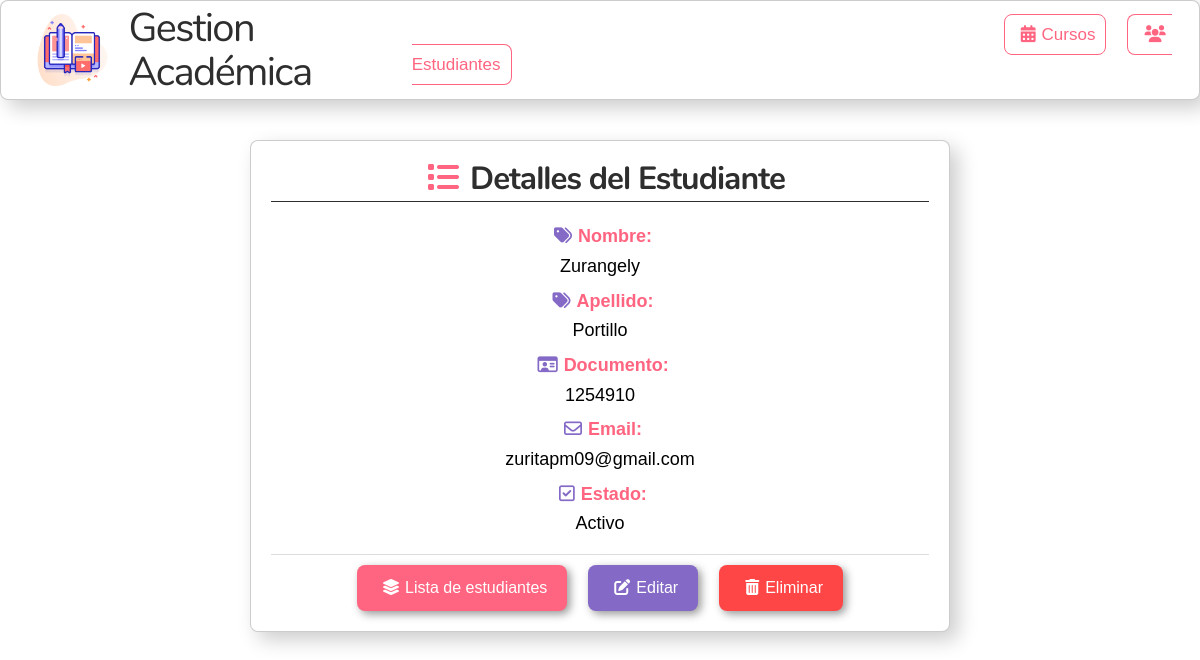
The page /api/student_detail/5 on the database its author committed.
### students/models.py (models this page shows, shortened)
class Student(models.Model):
    name = models.CharField(max_length=50)
    last_name = models.CharField(max_length=50)
    document = models.CharField(max_length=20, unique=True)
    email = models.EmailField()
    status = models.BooleanField(default=True)

### students/views.py (the view)
# urls.py: path("student_detail/<int:id>", views.student_detail, name="student_detail"),
def student_detail(request, id):
    students = Student.objects.get(id=id)
    return render(request, "students/student_detail.html", {'students': students})

### templates/students/student_detail.html (shortened to what this page needs)
{% extends 'base.html' %}
{% load static %}
{% block content %}
<!DOCTYPE html>
<html lang="en">
<head>
    <link rel="stylesheet" href="{% static 'css/style-detail.css' %}">
</head>
<body>
    <div class="container">
        <h3 class="titulo"><i class="fa fa-list mx-2" style="color: #FF6580; border-color: #FF6580;"></i>Detalles del Estudiante</h3>
        <div class="course">
            <p><i class="fa-solid fa-tags mx-1" style="color: #8469c6; border-color: #8469c6;"></i><b>Nombre:</b><br> {{ students.name }}</p>
            <p><i class="fa-solid fa-tags mx-1" style="color: #8469c6; border-color: #8469c6;"></i><b>Apellido:</b><br> {{ students.last_name }}</p>
            <p><i class="fa-regular fa-id-card mx-1" style="color: #8469c6; border-color: #8469c6;"></i><b>Documento:</b><br> {{ students.document }}</p>
            <p><i class="fa-regular fa-envelope mx-1" style="color: #8469c6; border-color: #8469c6;"></i><b>Email:</b><br> {{ students.email }}</p>
            <p><i class="fa-regular fa-square-check mx-1" style="color: #8469c6; border-color: #8469c6;"></i><b>Estado:</b><br> {{ students.status|yesno:"Activo,Inactivo" }}</p>
        </div>
        <a href="{% url 'students' %}" class="button-back"><i class="fa fa-layer-group mx-1"></i>Lista de estudiantes</a>
        <a href="{% url 'update_student' students.id %}" class="button-update"><i class="fas fa-pen-to-square mx-1"></i>Editar</a>
        <a href="{% url 'delete_student' students.id %}" class="button-eraser"><i class="fas fa-trash-alt mx-1"></i>Eliminar</a>
    </div>
</body>
</html>
{% endblock %}

### static/css/base.css (style rules this page uses)
* { margin: 0; padding: 0; text-decoration: none; }
body { background: url(/static/images/fondo.png) no-repeat center/ cover; }

### static/css/style-detail.css (style rules this page uses)
body { font-family: Arial, sans-serif; background-color: #ffffff; font-size: 18px; margin: 0; padding: 0; }
.container { text-align: center; width: 700px; min-height: 300px; margin: 40px auto; padding: 20px; background-color: #ffffff; border-radius: .5rem; border: .1rem solid rgba(0, 0, 0, .2); box-shadow: .5rem .5rem 20px rgba(0, 0, 0, .2); }
.titulo { text-align: center; color: #2e2e2e; border-bottom: 1px solid #2e2e2e; padding-bottom: 5px; margin-bottom: 5px; }
.course { border-bottom: 1px solid #ddd; padding: 10px 0; }
.course p { margin: 5px 0; color: #000000; }
.course b { color: #FF6580; }
.container .button-back { display: inline-block; padding: 10px 20px; margin-top: 10px; background-color: #FF6580; color: #fff; text-decoration: none; border-radius: .5rem; box-shadow: .2rem .2rem .5rem rgba(0, 0, 0, 0.404); border: none; font-size: 16px; }
.container .button-update { margin-left: 1rem; display: inline-block; padding: 10px 20px; margin-top: 10px; background-color: #8469c6; color: #fff; text-decoration: none; border-radius: .5rem; box-shadow: .2rem .2rem .5rem rgba(0, 0, 0, 0.404); border: none; font-size: 16px; }
.container .button-eraser { margin-left: 1rem; display: inline-block; padding: 10px 20px; margin-top: 10px; background-color: #ff4646; color: #fff; text-decoration: none; border-radius: .5rem; box-shadow: .2rem .2rem .5rem rgba(0, 0, 0, 0.404); border: none; font-size: 16px; }

### rows shown on the page
Student: name "Zurangely", last_name "Portillo", document "1254910", email "zuritapm09@gmail.com", status "Activo"
